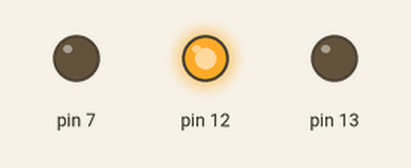
Recording of a sketch running on a simulated Arduino Uno, built with avr-gcc and run on an emulated ATmega328P. Parts: output pins drawn as LEDs (lit = HIGH).

Above: at 4.0 s.
At 11.0 s:
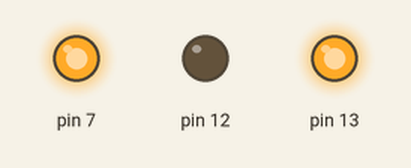
At 15.0 s:
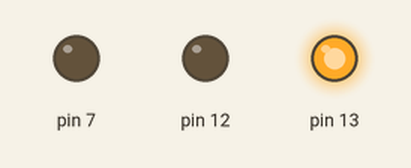
Timing chart, 0 to 20.8 s (numbered marks = the images above):
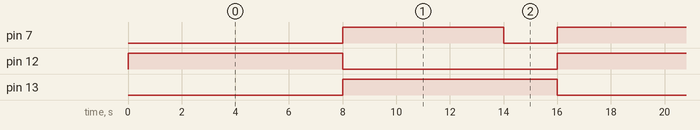

The sketch:

Directional_Pump_Test.ino
```cpp
/*
  Blink

  Turns an LED on for one second, then off for one second, repeatedly.

  Most Arduinos have an on-board LED you can control. On the UNO, MEGA and ZERO
  it is attached to digital pin 13, on MKR1000 on pin 6. LED_BUILTIN is set to
  the correct LED pin independent of which board is used.
  If you want to
  rknow what pin the on-board LED is connected to on your Arduino
  model, check the Technical Specs of your board at:
  https://www.arduino.cc/en/Main/Products

  modified 8 May 2014
  by Scott Fitzgerald
  modified 2 Sep 2016
  by Arturo Guadalupi
  modified 8 Sep 2016
  by Colby Newman
+
  This exam+ple code is in the public domain.

  https://www.arduino.cc/en/Tutorial/BuiltInExamples/Blink
*/

// the setup function runs once when you press reset or power the board
void setup() {
  // initialize digital pin LED_BUILTIN as an output.
  pinMode(7, OUTPUT);

    pinMode(13, OUTPUT);
      pinMode(12, OUTPUT);
//   digitalWrite(7, HIGH);   // turn the LED on (HIG1H1 is the voltage level)
  // delay(1000);
}

// the loop function runs over and over again forever
void loop() {

  digitalWrite(13, LOW);
    digitalWrite(12, HIGH); // turn the LED off by making the voltage LOW
  delay(6000);
//delay(3000);

   digitalWrite(7, LOW);
   delay(2000);
   digitalWrite(7,HIGH);

     digitalWrite(12, LOW);
    digitalWrite(13, HIGH); // turn the LED off by making the voltage LOW
  delay(6000);
//delay(3000);
     digitalWrite(7, LOW);
   delay(2000);
   digitalWrite(7,HIGH);
  // wait for a second
}
```

Measured:
- by itself, pin 7: alternates HIGH for 6.0 s and LOW for 2.0 s
- by itself, pin 12, pin 13: alternates HIGH for 8.0 s and LOW for 8.0 s
- by itself, everything shown: repeats every 16.0 s, in 5 steps
